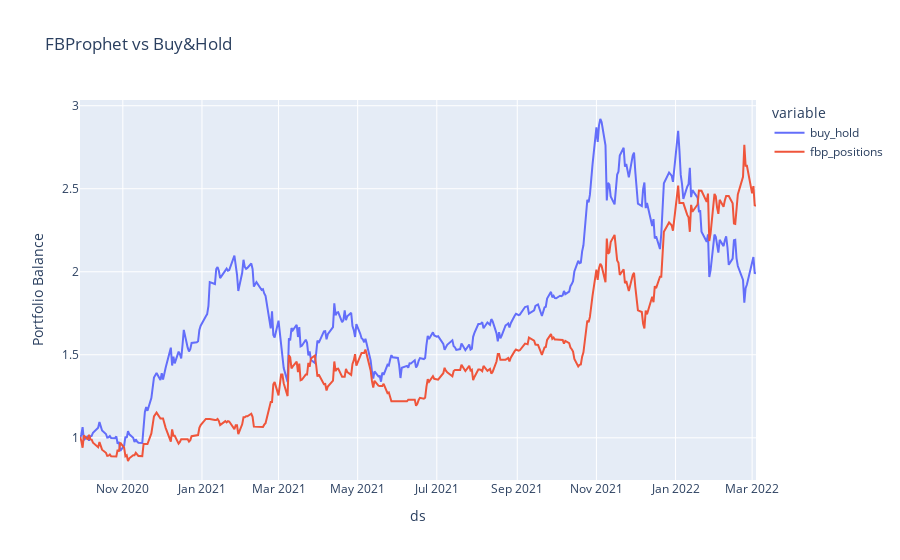

Here is the notebook cell this chart was saved with:
### Markdown cell above
# Visualization

### Code cell
# Visualizing results
fig = px.line(
    performance,
    x=performance.index,
    y=performance.columns,
    title='FBProphet vs Buy&Hold',
    labels={"value": "Portfolio Balance",
            "index": "Date"}
)

fig.show()

### Figure 1 — Plotly figure (JSON) as saved in the notebook; plotly's stock layout.template omitted (floating-point values rounded to 4 significant figures; data arrays with more than 128 entries replaced by an {"elided": "..."} marker saying what was removed)
{"data": [{"hovertemplate": "variable=buy_hold<br>ds=%{x}<br>Portfolio Balance=%{y}<extra></extra>", "legendgroup": "buy_hold", "line": {"color": "#636efa", "dash": "solid"}, "mode": "lines", "name": "buy_hold", "orientation": "v", "showlegend": true, "type": "scatter", "x": {"elided": "349 str values"}, "xaxis": "x", "y": {"elided": "349 float values"}, "yaxis": "y"}, {"hovertemplate": "variable=fbp_positions<br>ds=%{x}<br>Portfolio Balance=%{y}<extra></extra>", "legendgroup": "fbp_positions", "line": {"color": "#EF553B", "dash": "solid"}, "mode": "lines", "name": "fbp_positions", "orientation": "v", "showlegend": true, "type": "scatter", "x": {"elided": "349 str values"}, "xaxis": "x", "y": {"elided": "349 float values"}, "yaxis": "y"}], "layout": {"autosize": true, "legend": {"title": {"text": "variable"}, "tracegroupgap": 0}, "title": {"text": "FBProphet vs Buy&Hold"}, "xaxis": {"anchor": "y", "autorange": true, "domain": [0, 1], "range": ["2020-09-29", "2022-03-04"], "title": {"text": "ds"}, "type": "date"}, "yaxis": {"anchor": "x", "autorange": true, "domain": [0, 1], "range": [0.7457, 3.034], "title": {"text": "Portfolio Balance"}, "type": "linear"}}}
